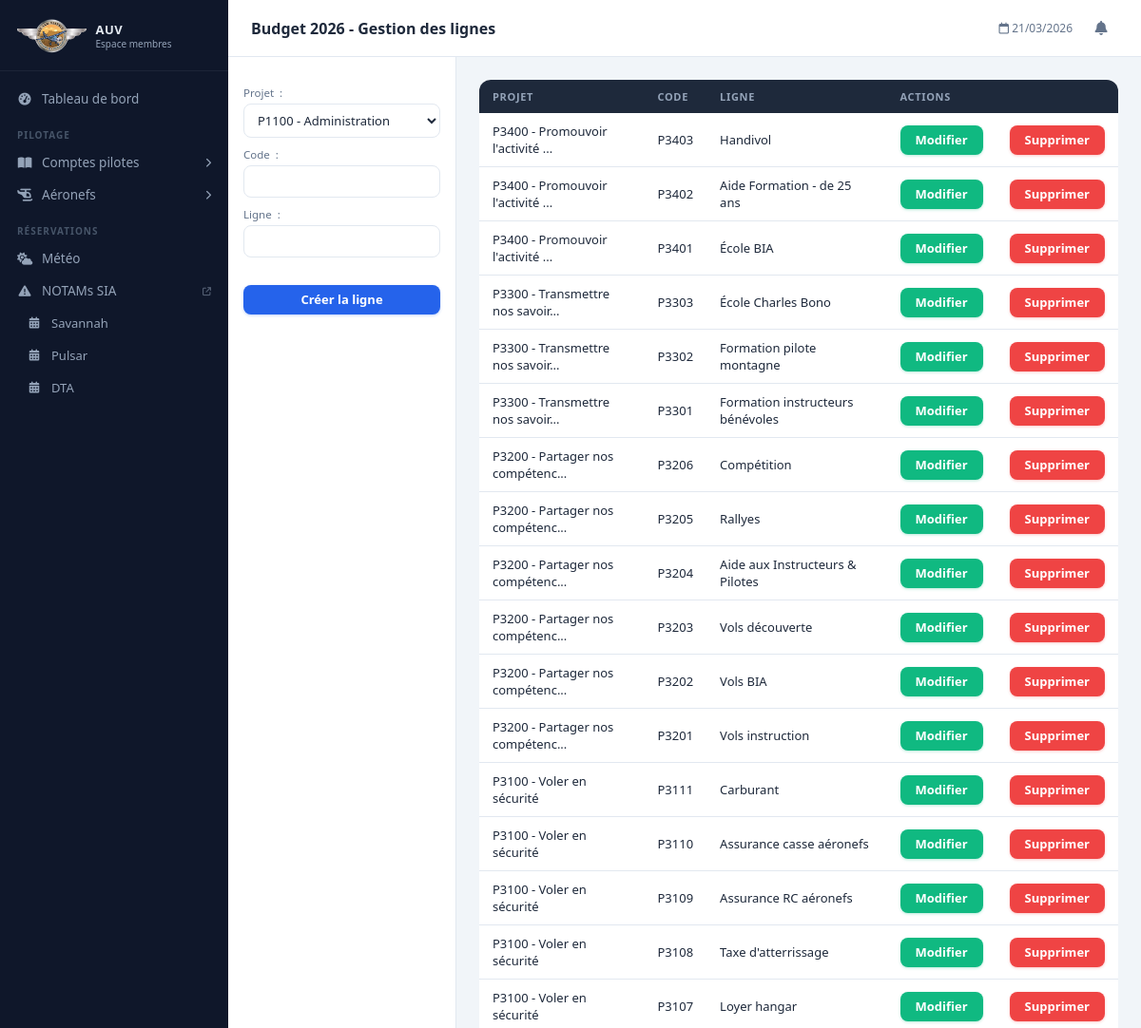
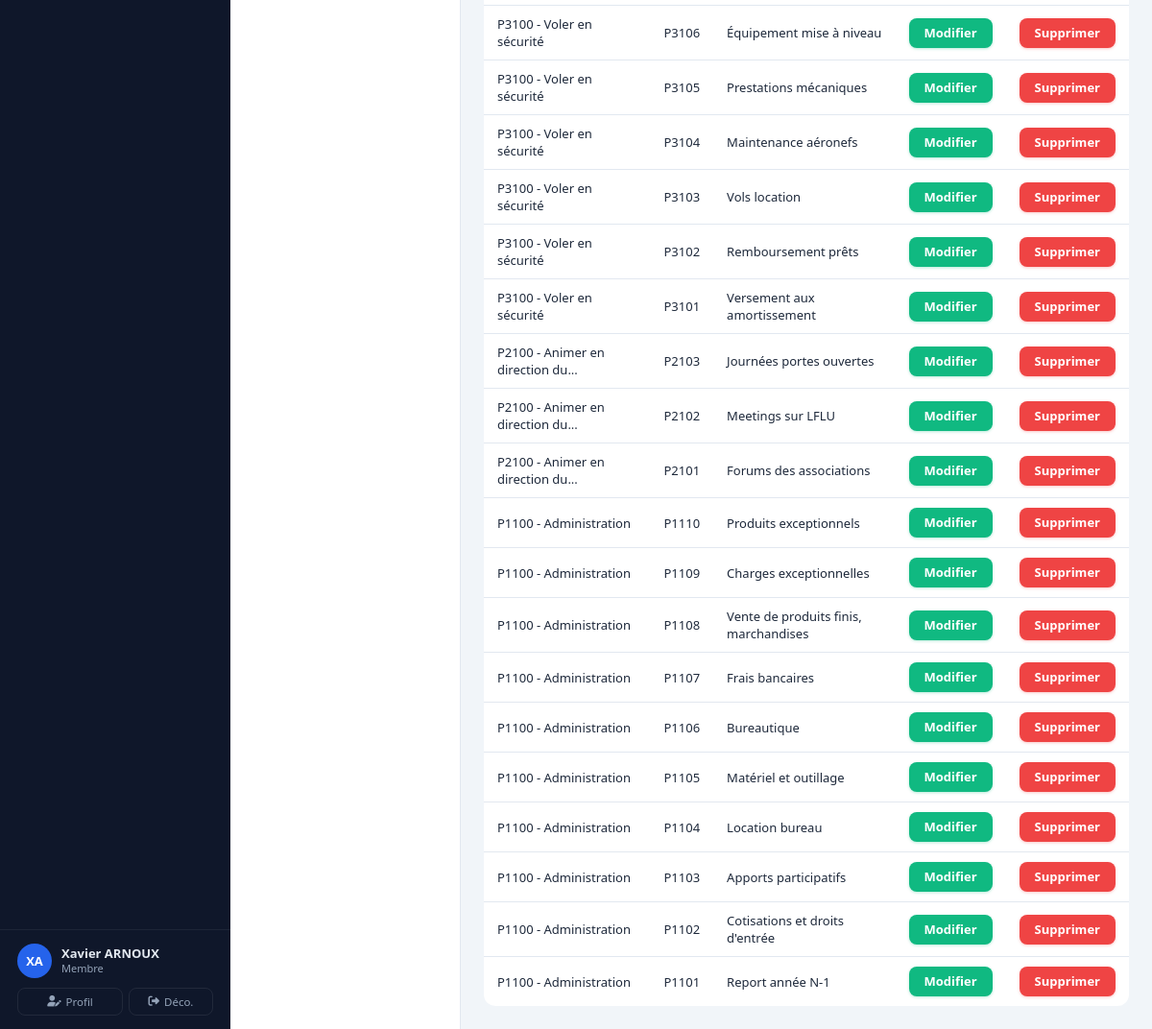
/intranetBudgetGererLigne (signed in), run on the app's committed database (2 pictures, top to bottom).
### Intranet/models.py (models this page shows, shortened)
class Aeronef(models.Model):
    def __str__(self):
        text = self.type
        return text
    type = models.CharField(max_length = 20)
    classeULM = models.ForeignKey('ClasseULM',
                                  on_delete=models.CASCADE,
                                  default = 3)
    immatriculation = models.CharField(max_length = 6,
                                       default = 'XXXXX')
    indicatifRadio = models.CharField(max_length = 6,
                                       default = 'F-JXXX')
    limiteAptitudeVol = models.DateField(blank = True,
                            null = True)
    limiteLSA = models.DateField(blank = True,
                            null = True)
    limiteParachute = models.DateField(blank = True,
                            null = True)
    date = models.DateField(blank = True,
                            null = True)
    tarifPilote = models.DecimalField(decimal_places = 2,
                                      max_digits = 5,
                                      default = 00.00)
    tarifElevePilote = models.DecimalField(decimal_places = 2,
                                      max_digits = 5,
                                      default = 00.00)

class Member(models.Model):
    statut = models.ForeignKey('Statut',
                               on_delete=models.CASCADE,
                               default = 5)
    name = models.CharField(max_length = 50)
    vorname = models.CharField(max_length = 50)
    password = models.CharField(max_length = 20,
                                default = '0000')
    genre = models.ForeignKey('Sex',
                               on_delete=models.CASCADE,
                               default = 1)
    birthday = models.DateField(blank = True,
                                null = True)
    phone = models.CharField(max_length = 14,
                             blank=True,
                             null = True)
    email = models.EmailField(max_length = 50,
                              blank=True,
                              null = True)
    zip = models.CharField(max_length = 5,
                           blank=True,
                           null = True)
    city = models.CharField(max_length = 50,
                            blank=True,
                            null = True)
    adress = models.CharField(max_length = 200,
                              blank=True,
                              null = True)
    licenceFFPLUM = models.CharField(max_length = 6,
                                     blank = True,
                                     null = True)
    licenceAUV = models.ForeignKey(OuiNon,
                                on_delete=models.CASCADE,
                                related_name='licenceAUVOuiNon',
                                default = 1)
    brevetInstructeur = models.ForeignKey(OuiNon,
                                on_delete=models.CASCADE,
                                related_name='brevetInstructeurOuiNon',
                                default = 1)
    datePiloteC2 = models.DateField(blank = True,
                                null = True)
    datePiloteC3 = models.DateField(blank = True,
                                null = True)
    datePiloteC4 = models.DateField(blank = True,
                                null = True)
    dateEmportC2 = models.DateField(blank = True,
                                null = True)
    dateEmportC3 = models.DateField(blank = True,
                                null = True)
    dateEmportC4 = models.DateField(blank = True,
                                null = True)
    dateBaptemeC2 = models.DateField(blank = True,
                                null = True)
    dateBaptemeC3 = models.DateField(blank = True,
                                null = True)
    dateBaptemeC4 = models.DateField(blank = True,
                                null = True)
    reportComptePilote2024 = models.DecimalField(decimal_places = 2,
                                                 max_digits = 8,
                                                 default = 00.00)
    produitComptePilote = models.DecimalField(decimal_places = 2,
                                            max_digits = 8,
                                            default = 00.00)
    chargeComptePilote = models.DecimalField(decimal_places = 2,
                                            max_digits = 8,
                                            default = 00.00)
    class Meta:
        ordering = ['name','vorname']

class Statut(models.Model):
    def __str__(self):
        return self.value
    value = models.CharField(max_length = 30)

class BudgetProjet(models.Model):
    def __str__(self):
        text = self.code + " - " + self.name
        if len(text) > 30:
            text = text[0:30] + '...'
        return text
    name = models.CharField(max_length = 100)
    code = models.CharField(max_length = 5)
    section = models.ForeignKey('BudgetSection',
                               on_delete=models.CASCADE,
                               default = 0,
                               null=True)
    charge = models.DecimalField(decimal_places = 2,
                                 max_digits = 8,
                                 default = 00.00)
    produit = models.DecimalField(decimal_places = 2,
                                max_digits = 8,
                                default = 00.00)
    class Meta:
        ordering = ['code']

class BudgetLigne(models.Model):
    name = models.CharField(max_length = 100)
    code = models.CharField(max_length = 5)
    projet = models.ForeignKey('BudgetProjet',
                               on_delete=models.CASCADE,
                               default=0,
                               null=True)
    charge = models.DecimalField(decimal_places = 2,
                                 max_digits = 8,
                                 default = 00.00)
    produit = models.DecimalField(decimal_places = 2,
                                max_digits = 8,
                                default = 00.00)
    class Meta:
        ordering = ['code']

### Intranet/MenuBudget/views.py (the view)
# urls.py: path('intranetBudgetGererLigne', intranetBudgetLigneAddShow, name="intranet_Budget_Ligne_Add_Show"),
def intranetBudgetLigneAddShow(request):
    loggedMember = getLoggedMemberFromRequest(request)
    if loggedMember:
        templateName ='intranetBudgetGererLigne.html'
        context = {
            'loggedMember' : loggedMember,
            'current_date_time' : dateTimeParis(),
            'current_year' : datetime.now().year,
            'actionBtnName' : 'Créer la ligne',
            'allAeronef' : Aeronef.objects.all(),
            }
        budgetLigneAll = BudgetLigne.objects.all().order_by('-code')
        context['budgetLigneAll'] = budgetLigneAll
        if request.method == 'POST':
            form = budgetGererLigneForm(request.POST)
            if form.is_valid():
                if config.idBudgetLigne == 0:
                    form.save()
                else:
                    activeLigne = BudgetLigne.objects.get(config.idBudgetLigne)
                    activeLigne.code = request.POST.get('code')
                    activeLigne.name = request.POST.get('name')
                    activeLigne.projet = form.cleaned_data['projet']
                    activeLigne.save()
                    config.idBudgetLigne = 0
                return HttpResponseRedirect(request.path) #Evite de créer le même objet quand on rafraichit la page
        else:
            form = budgetGererLigneForm()
        context["form"] = form
        return render(request, templateName, context)
    else:
        return redirect('/internetAccueil')

### Intranet/MenuBudget/forms.py
class budgetGererLigneForm(forms.ModelForm):
    class Meta:
        model = BudgetLigne
        fields = ('projet',
                  'code',
                  'name',)
        labels = {'projet' : 'Projet ',
                  'code' : 'Code ',
                  'name' : 'Ligne '}

### Intranet/context_processors.py (called while the page is built)
def notifications(request):
    if 'loggedMemberId' not in request.session:
        return {}
    from Intranet.models import Member
    try:
        member = Member.objects.get(id=request.session['loggedMemberId'])
        notifs = Notification.objects.filter(recipient=member).order_by('-created_at')[:8]
        unread = Notification.objects.filter(recipient=member, is_read=False).count()
        return {
            'notifications': notifs,
            'notif_count':   unread,
        }
    except Exception:
        return {}

### Intranet/views.py (called while the page is built)
def getLoggedMemberFromRequest(request):
    if 'loggedMemberId' in request.session:
        loggedMemberId = request.session['loggedMemberId']
        loggedMember = Member.objects.get(id=loggedMemberId)
        return loggedMember
    return None

### ULMASSO/views.py (called while the page is built)
def dateTimeParis():
    now = datetime.now(tz = ZoneInfo("Europe/Paris"))
    return now.strftime("%d/%m/%Y %H:%M")

### Intranet/templates/intranetBudgetGererLigne.html (shortened to what this page needs)
{% extends "baseIntranet.html" %}
{% block bodyId %}
	intranetBudgetGererLignePage
{% endblock %}
{% block titrePage %}
	<p>Budget {{current_year}} - Gestion des lignes</p>
{% endblock %}
{% block asideContent %}
	<form action = "{% url "intranet_Budget_Ligne_Add_Show" %}" method = "post">
		{{ form.as_p }}
		<br>
		<p style="text-align:center"><input type="submit" value= "{{ actionBtnName }}" class = "BtnSubmit"/></p>
	</form>
{% endblock %}
{% block mainContent %}
	<div>
		{% if budgetLigneAll %}
			<table class="table">
  				<thead>
    				<tr>
      					<th scope="col">Projet</th>
      					<th scope="col">Code</th>
      					<th scope="col">Ligne</th>
      					<th scope="col" colspan = '2'>Actions</th>
    				</tr>
  				</thead>
  				<tbody>
					{% for budgetLigne in budgetLigneAll %}
					  	<tr>
							<td>{{budgetLigne.projet}}</td>
							<td>{{budgetLigne.code}}</td>
      						<td>{{budgetLigne.name}}</td>
      						<td style="text-align:center">
								<form action ="{% url "intranet_Budget_Ligne_Modify" budgetLigne.id %}" method="POST">
									<input type = "submit" value="Modifier" class = "BtnModify"/>
								</form>
							</td>
      						<td style="text-align:center">
								<form action ="{% url "intranet_Budget_Ligne_Delete" budgetLigne.id %}" method="POST">
									<input type = "submit" value="Supprimer" class = "BtnDelete"/>
								</form>
							</td>
    					</tr>
    				{% endfor %}
  				</tbody>
			</table>
		{% else %}
			<p>Aucune ligne n'est actuellement enregistrée</p>
		{% endif %}
	</div>
{% endblock %}

### Intranet/templates/baseIntranet.html (shortened to what this page needs)
<!DOCTYPE html>
<html lang="fr">
<head>
    <link rel="stylesheet" href="https://cdnjs.cloudflare.com/ajax/libs/font-awesome/6.5.0/css/all.min.css">
    <link rel="stylesheet" type="text/css" href="static/css/styleIntranet.css">
    <link rel="stylesheet" type="text/css" href="static/css/styleMenuPrincipal.css">
</head>
<body id="{% block bodyId %}page{% endblock %}">
<nav id="sidebar">
    <div class="sb-logo">
        <img src="static/res/icones/logo.png" alt="AUV">
        <div>
            <div class="sb-logo-text">AUV</div>
            <div class="sb-logo-sub">Espace membres</div>
        </div>
    </div>
    <div class="sb-nav">
        <a href="intranetAccueil" class="sb-item">
            <i class="fa-solid fa-gauge-high"></i>
            Tableau de bord
        </a>
        <div class="sb-section-label">Pilotage</div>
        <details class="sb-group">
            <summary class="sb-item">
                <i class="fa-solid fa-book-open"></i>
                Comptes pilotes
                <i class="fa-solid fa-chevron-right sb-chevron"></i>
            </summary>
        </details>
        <details class="sb-group">
            <summary class="sb-item">
                <i class="fa-solid fa-helicopter"></i>
                Aéronefs
                <i class="fa-solid fa-chevron-right sb-chevron"></i>
            </summary>
        </details>
        <div class="sb-section-label">Réservations</div>
        <a href="intranetWeather" class="sb-item">
            <i class="fa-solid fa-cloud-sun"></i>
            Météo
        </a>
        <a href="https://www.sia.aviation-civile.gouv.fr/documents/supaip/notam.php" target="_blank" class="sb-item">
            <i class="fa-solid fa-triangle-exclamation"></i>
            NOTAMs SIA
            <i class="fa-solid fa-external-link" style="font-size:9px;margin-left:auto;opacity:.5"></i>
        </a>
        {% for aeronef in allAeronef %}
        <a href="{% url 'intranet_Reservation_Calendrier' aeronef %}" class="sb-item" style="padding-left:28px;font-size:13px">
            <i class="fa-solid fa-calendar-days" style="font-size:12px"></i>
            {{ aeronef.type }}
        </a>
        {% endfor %}
    </div>
    <div class="sb-user">
        <div class="sb-user-info">
            <div class="sb-avatar">{{ loggedMember.vorname|slice:":1" }}{{ loggedMember.name|slice:":1" }}</div>
            <div>
                <div class="sb-user-name">{{ loggedMember.vorname }} {{ loggedMember.name }}</div>
                <div class="sb-user-role">{{ loggedMember.statut }}</div>
            </div>
        </div>
        <div class="sb-user-actions">
            <a href="intranetMonProfil" class="sb-user-btn">
                <i class="fa-solid fa-user-pen"></i> Profil
            </a>
            <form action="intranetDeconnect" style="flex:1">
                <button type="submit" class="sb-user-btn" style="width:100%">
                    <i class="fa-solid fa-right-from-bracket"></i> Déco.
                </button>
            </form>
        </div>
    </div>
</nav>
<div id="appMain">
    <header id="topBar">
        <div class="tb-title">
            {% block titrePage %}{% endblock %}
        </div>
        <div class="tb-right">
            <span style="font-size:12px;color:#64748b" id="tb-date">
                <i class="fa-regular fa-calendar"></i>
                {{ current_date_time|slice:":10" }}
            </span>
            <div style="position:relative">
                <button class="notif-btn" id="notifBtn" onclick="toggleNotif()">
                    <i class="fa-solid fa-bell"></i>
                </button>
            </div>
        </div>
    </header>
    <div id="contentArea">
        <aside id="asideContent">
            {% block asideContent %}{% endblock %}
        </aside>
        <main id="mainContent">
            {% block mainContent %}{% endblock %}
        </main>
    </div>
</div>
</body>
</html>

### data on the page
Aeronef: type "Savannah"
Aeronef: type "Pulsar"
Aeronef: type "DTA"
Member: vorname "X", name "A", vorname "Xavier", name "ARNOUX", statut "Membre"
BudgetLigne: projet "P3400 - Promouvoir l'activité ...", code "P3403", name "Handivol"
BudgetLigne: projet "P3400 - Promouvoir l'activité ...", code "P3402", name "Aide Formation - de 25 ans"
BudgetLigne: projet "P3400 - Promouvoir l'activité ...", code "P3401", name "École BIA"
BudgetLigne: projet "P3300 - Transmettre nos savoir...", code "P3303", name "École Charles Bono"
BudgetLigne: projet "P3300 - Transmettre nos savoir...", code "P3302", name "Formation pilote montagne"
BudgetLigne: projet "P3300 - Transmettre nos savoir...", code "P3301", name "Formation instructeurs bénévoles"
BudgetLigne: projet "P3200 - Partager nos compétenc...", code "P3206", name "Compétition"
BudgetLigne: projet "P3200 - Partager nos compétenc...", code "P3205", name "Rallyes"
BudgetLigne: projet "P3200 - Partager nos compétenc...", code "P3204", name "Aide aux Instructeurs & Pilotes"
BudgetLigne: projet "P3200 - Partager nos compétenc...", code "P3203", name "Vols découverte"
BudgetLigne: projet "P3200 - Partager nos compétenc...", code "P3202", name "Vols BIA"
BudgetLigne: projet "P3200 - Partager nos compétenc...", code "P3201", name "Vols instruction"
BudgetLigne: projet "P3100 - Voler en sécurité", code "P3111", name "Carburant"
BudgetLigne: projet "P3100 - Voler en sécurité", code "P3110", name "Assurance casse aéronefs"
BudgetLigne: projet "P3100 - Voler en sécurité", code "P3109", name "Assurance RC aéronefs"
BudgetLigne: projet "P3100 - Voler en sécurité", code "P3108", name "Taxe d'atterrissage"
BudgetLigne: projet "P3100 - Voler en sécurité", code "P3107", name "Loyer hangar"
BudgetLigne: projet "P3100 - Voler en sécurité", code "P3106", name "Équipement mise à niveau"
BudgetLigne: projet "P3100 - Voler en sécurité", code "P3105", name "Prestations mécaniques"
BudgetLigne: projet "P3100 - Voler en sécurité", code "P3104", name "Maintenance aéronefs"
BudgetLigne: projet "P3100 - Voler en sécurité", code "P3103", name "Vols location"
BudgetLigne: projet "P3100 - Voler en sécurité", code "P3102", name "Remboursement prêts"
BudgetLigne: projet "P3100 - Voler en sécurité", code "P3101", name "Versement aux amortissement"
BudgetLigne: projet "P2100 - Animer en direction du...", code "P2103", name "Journées portes ouvertes"
BudgetLigne: projet "P2100 - Animer en direction du...", code "P2102", name "Meetings sur LFLU"
BudgetLigne: projet "P2100 - Animer en direction du...", code "P2101", name "Forums des associations"
BudgetLigne: projet "P1100 - Administration", code "P1110", name "Produits exceptionnels"
BudgetLigne: projet "P1100 - Administration", code "P1109", name "Charges exceptionnelles"
BudgetLigne: projet "P1100 - Administration", code "P1108", name "Vente de produits finis, marchandises"
BudgetLigne: projet "P1100 - Administration", code "P1107", name "Frais bancaires"
BudgetLigne: projet "P1100 - Administration", code "P1106", name "Bureautique"
BudgetLigne: projet "P1100 - Administration", code "P1105", name "Matériel et outillage"
BudgetLigne: projet "P1100 - Administration", code "P1104", name "Location bureau"
BudgetLigne: projet "P1100 - Administration", code "P1103", name "Apports participatifs"
BudgetLigne: projet "P1100 - Administration", code "P1102", name "Cotisations et droits d'entrée"
BudgetLigne: projet "P1100 - Administration", code "P1101", name "Report année N-1"

### other printed values
{{ current_date_time|slice:":10" }} "21/03/2026"
